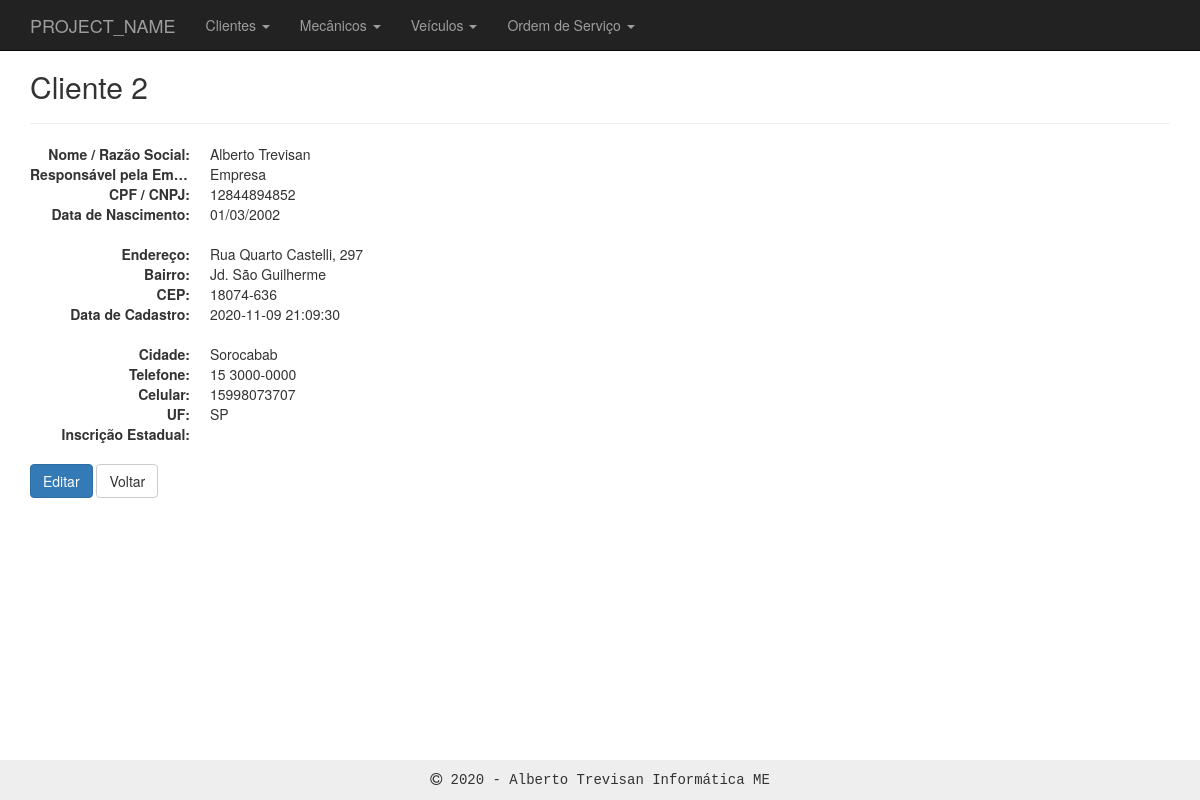
Page /customers/view.php?id=2 on the committed database.
### tables this page shows
CREATE TABLE `customers` (
  `id` int(11) NOT NULL,
  `resp_cnpj` varchar(255) NOT NULL,
  `name` varchar(255) NOT NULL,
  `cpf_cnpj` varchar(14) NOT NULL,
  `birthdate` text NOT NULL,
  `address` varchar(255) NOT NULL,
  `hood` varchar(100) NOT NULL,
  `zip_code` varchar(9) NOT NULL,
  `city` varchar(100) NOT NULL,
  `state` varchar(100) NOT NULL,
  `phone` varchar(20) NOT NULL,
  `mobile` varchar(20) NOT NULL,
  `ie` varchar(20) NOT NULL,
  `created` datetime NOT NULL,
  `modified` datetime NOT NULL
);

### inc/database.php (called while the page is built, shortened)
<?php
function open_database() {
	try {
		$conn = new mysqli(DB_HOST, DB_USER, DB_PASSWORD, DB_NAME);
		return $conn;
	} catch (Exception $e) {
		echo $e->getMessage();
		return null;
	}
}
function find( $table = null, $id = null ) {
	$database = open_database();
	$found = null;
	try {
	  if ($id) {
	    $sql = "SELECT * FROM " . $table . " WHERE id = " . $id;
	    $result = $database->query($sql);
	    if ($result->num_rows > 0) {
	      $found = $result->fetch_assoc();
	    }
	  } else {
	    $sql = "SELECT * FROM " . $table;
	    $result = $database->query($sql);
	    if ($result->num_rows > 0) {
	      $found = $result->fetch_all(MYSQLI_ASSOC);
	    }
	  }
	} catch (Exception $e) {
	  $_SESSION['message'] = $e->GetMessage();
	  $_SESSION['type'] = 'danger';
  }
	return $found;
}

### customers/functions.php (called while the page is built, shortened)
<?php
function view($id = null) {
  $customer = find('customers', $id);
}

### customers/view.php (the view, shortened to what this page needs)
<?php
	require_once('functions.php');
	view($_GET['id']);
?>
<h2>Cliente <?php echo $customer['id']; ?></h2>
<hr>
<dl class="dl-horizontal">
	<dt>Nome / Razão Social:</dt>
	<dd><?php echo $customer['name']; ?></dd>
	<dt>Responsável pela Empresa:</dt>
	<dd><?php echo $customer['resp_cnpj']; ?>
	<dt>CPF / CNPJ:</dt>
	<dd><?php echo $customer['cpf_cnpj']; ?></dd>
	<dt>Data de Nascimento:</dt>
	<dd><?php echo $customer['birthdate']; ?></dd>
</dl>
<dl class="dl-horizontal">
	<dt>Endereço:</dt>
	<dd><?php echo $customer['address']; ?></dd>
	<dt>Bairro:</dt>
	<dd><?php echo $customer['hood']; ?></dd>
	<dt>CEP:</dt>
	<dd><?php echo $customer['zip_code']; ?></dd>
	<dt>Data de Cadastro:</dt>
	<dd><?php echo $customer['created']; ?></dd>
</dl>
<dl class="dl-horizontal">
	<dt>Cidade:</dt>
	<dd><?php echo $customer['city']; ?></dd>
	<dt>Telefone:</dt>
	<dd><?php echo $customer['phone']; ?></dd>
	<dt>Celular:</dt>
	<dd><?php echo $customer['mobile']; ?></dd>
	<dt>UF:</dt>
	<dd><?php echo $customer['state']; ?></dd>
	<dt>Inscrição Estadual:</dt>
	<dd><?php echo $customer['ie']; ?></dd>
</dl>
<div id="actions" class="row">
	<div class="col-md-12">
	  <a href="edit.php?id=<?php echo $customer['id']; ?>" class="btn btn-primary">Editar</a>
	  <a href="index.php" class="btn btn-default">Voltar</a>
	</div>
</div>

### inc/header.php (style rules this page uses)
body { padding-top: 50px; padding-bottom: 20px; }

### rows in the picture
customers: id "2", name "Alberto Trevisan", resp_cnpj "Empresa", cpf_cnpj "12844894852", birthdate "01/03/2002", address "Rua Quarto Castelli, 297", hood "Jd. São Guilherme", zip_code "18074-636", created "2020-11-09 21:09:30", city "Sorocabab", phone "15 3000-0000", mobile "15998073707", state "SP"

### other values in the picture
PROJECT_NAME "PROJECT_NAME"
